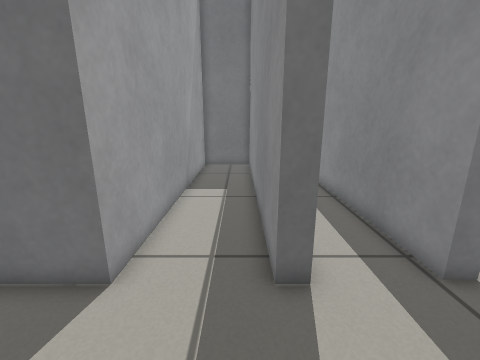
[1] (above)

18 first-person views from a walk through a robot-simulator world made for Gazebo. The camera is 0.68 m above the floor, tilts 14° down and sees 90° across. The floor is counted in squares, 0.2 m on a side. Each view is taken from the middle of a square. On the plan, view 1 faces up. The plan holds only what a view shows up to about 20 squares ahead; the rest is blank.

[2]
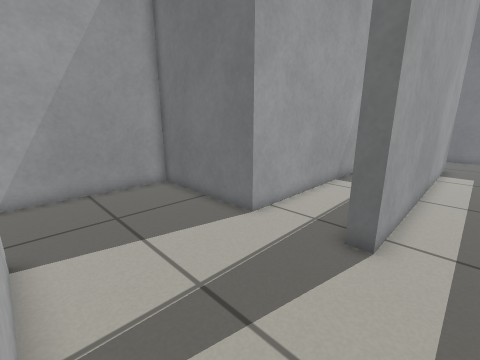

[3]
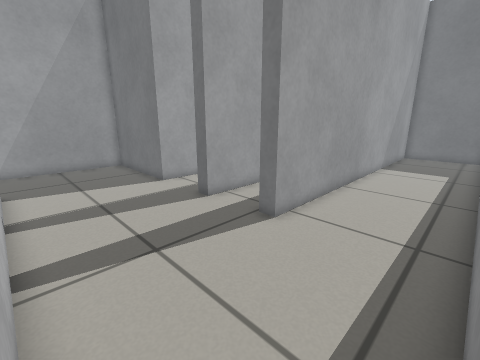

[4]
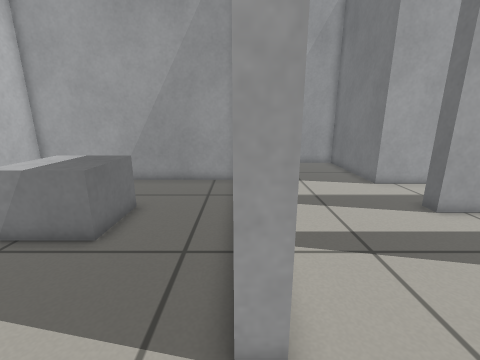

[5]
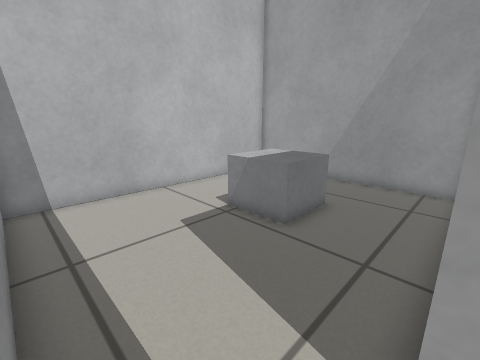

[6]
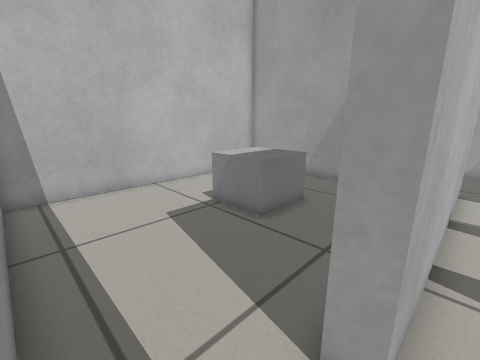

[7]
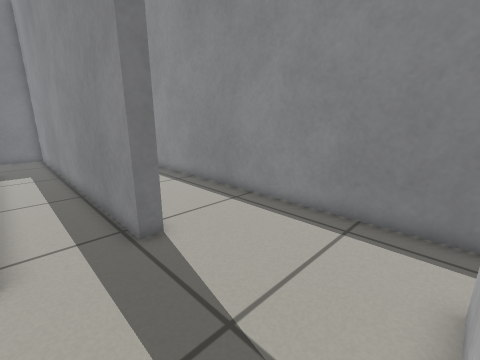

[8]
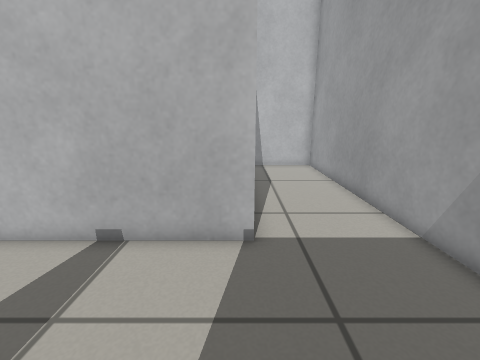

[9]
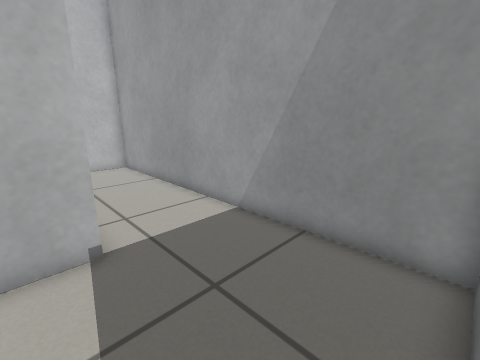

[10]
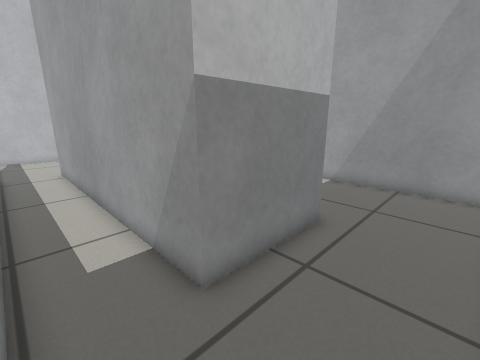

[11]
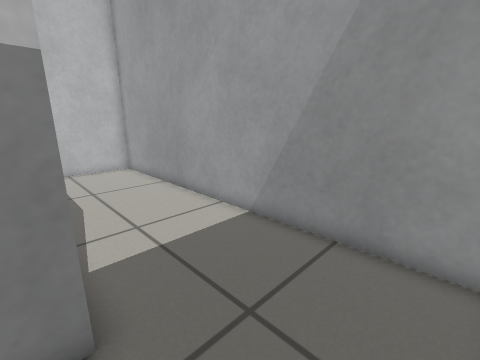

[12]
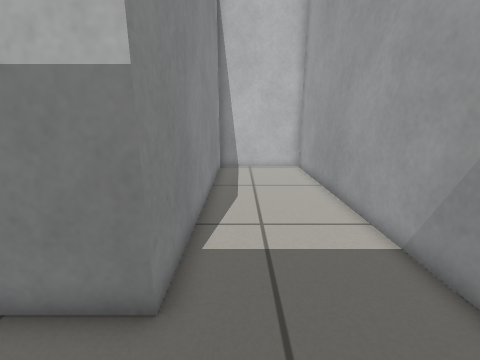

[13]
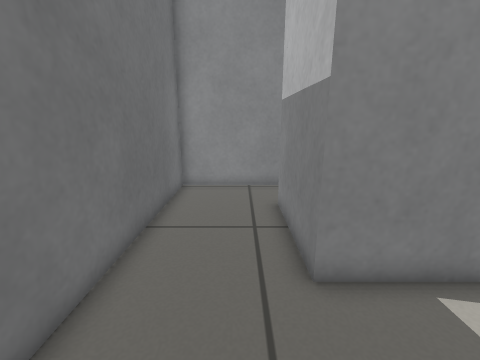

[14]
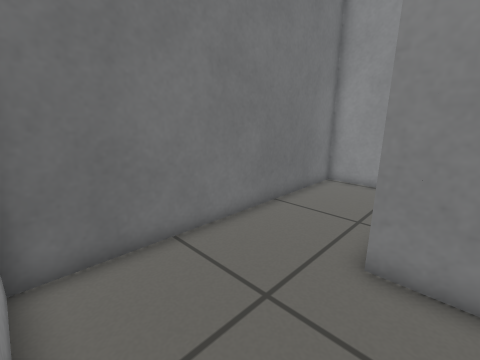

[15]
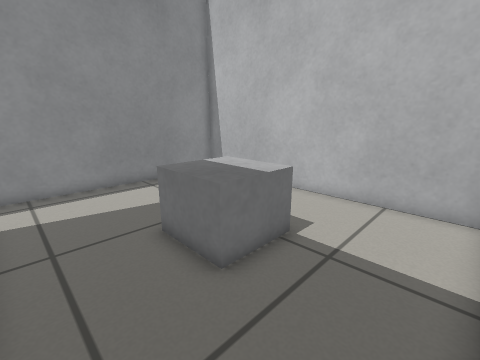

[16]
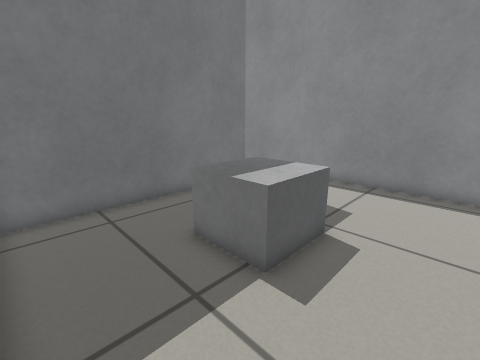

[17]
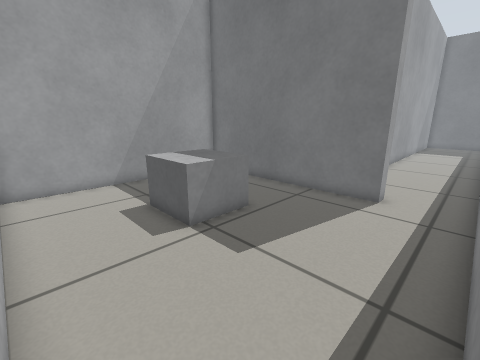

[18]
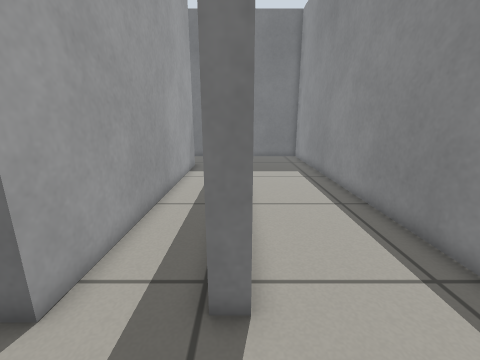

### Floor plan
Points are (right, up) in squares from view 1. A wall is a line through its corners. A room is listed if a view was taken in it or the views show most of it. See-through windows are left out.
Room 1 (view 1)
walls: (0.8, 4.4) (0.8, 18.7) (-2.7, 18.7) (-2.7, 4.4); (-2.5, -2.3) (0.4, -2.3)
ways out: opening at (1, 1) to room 2; opening at (-3.5, 1) to room 5
Room 2 (views 2, 7, 10, 11, 12, 13, 14, 18)
walls: (5.2, 4.4) (4.5, 4.4) (4.5, 24.1) (-9.4, 24.1) (-9.4, 5.2) (-3.5, 5.2) (-3.5, 19.4) (1.5, 19.4) (1.5, 4.4) (0.8, 4.4); (0.4, -2.3) (5.6, -2.3)
ways out: opening at (1, 1) to room 1; opening at (5, 1) to room 3
Room 3 (views 3, 6)
walls: (5.2, 22.9) (5.2, 4.4); (10.1, 24.1) (6.3, 24.1); (5.6, -2.3) (7.3, -2.3); (10.4, -2.4) (10.4, 22.1)
ways out: opening at (5, 1) to room 2; opening at (9, -3) to room 4
Room 4 (views 4, 5, 15, 16, 17)
walls: (7.3, -2.3) (7.3, -3.1) (-3.6, -3.1) (-3.6, -14.4) (10.4, -14.4) (10.4, -2.4)
ways out: opening at (9, -3) to room 3
objects: grey box (1, -10) to (3, -7)
Room 5 (views 8, 9)
walls: (-4.5, -2.3) (-2.5, -2.3); (-2.7, 4.4) (-9.4, 4.4) (-9.4, -14.4) (-5.1, -14.4)
ways out: opening at (-3.5, 1) to room 1

Positions as (right, up) in squares from view 1, and headings:
1: (0, 0), facing up
2: (3, -2), facing up-left
3: (10, -2), facing up-left
4: (10, -3), facing left
5: (10, -3), facing down-left
6: (10, -2), facing down-left
7: (2, -2), facing up-right
8: (-4, 4), facing down
9: (-3, 4), facing down-left
10: (4, 23), facing down-left
11: (-3, 23), facing down-left
12: (-5, 23), facing down
13: (-8, 21), facing right
14: (-9, 18), facing up-right
15: (-3, -4), facing down-right
16: (-3, -13), facing up-right
17: (10, -14), facing up-left
18: (5, 1), facing up
